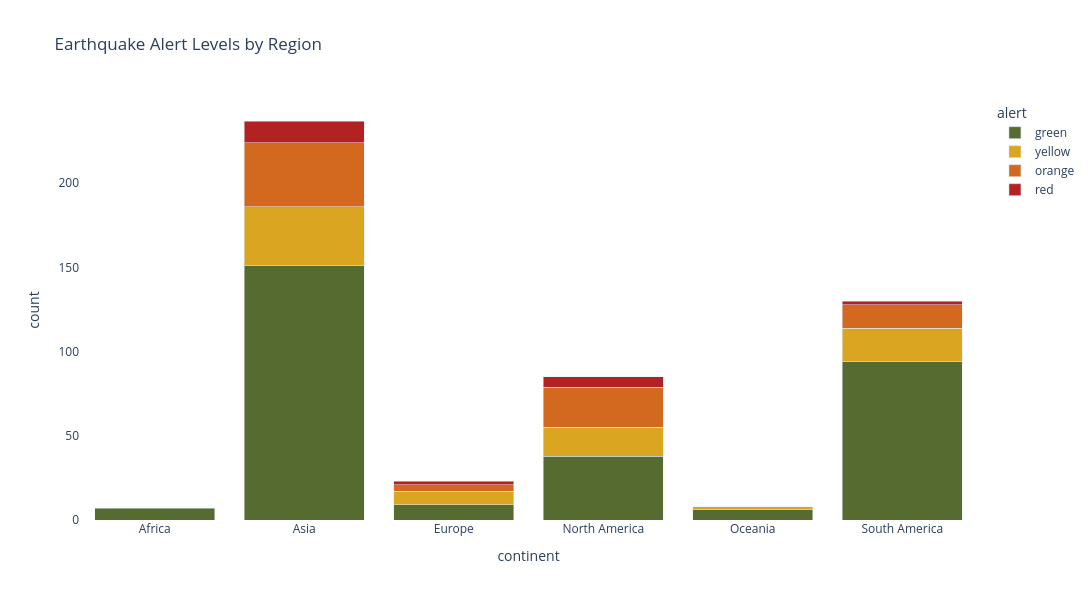

Notebook code cell kept with this figure:
### Markdown cell above
## Determine alert levels by region

### Code cell
import plotly.express as px
# observe occurances within each continent to determine appropriate chart.
merged_data['continent'].value_counts()

# Create pivot table
levels = merged_data.groupby(['continent', 'alert']).size().reset_index(name='count')
# Only use colors for columns that exist in your data
fig = px.bar(levels,
             x='continent',
             y='count',
             color='alert',
             barmode='stack',
             color_discrete_map={
                 'green': 'darkolivegreen',
                 'yellow': 'goldenrod',
                 'orange': 'chocolate',
                 'red': 'firebrick'
             },
             category_orders={'alert': ['green', 'yellow', 'orange', 'red']},  # add this
             title='Earthquake Alert Levels by Region')
             
fig.update_layout(width=1200, height=600,
                  plot_bgcolor = 'white')        
fig.show()

### Figure 1 — Plotly figure (JSON) as saved in the notebook; plotly's stock layout.template omitted (floating-point values rounded to 4 significant figures)
{"data": [{"hovertemplate": "alert=green<br>continent=%{x}<br>count=%{y}<extra></extra>", "legendgroup": "green", "marker": {"color": "darkolivegreen", "pattern": {"shape": ""}}, "name": "green", "orientation": "v", "showlegend": true, "textposition": "auto", "type": "bar", "x": ["Africa", "Asia", "Europe", "North America", "Oceania", "South America"], "xaxis": "x", "y": [7, 151, 9, 38, 6, 94], "yaxis": "y"}, {"hovertemplate": "alert=yellow<br>continent=%{x}<br>count=%{y}<extra></extra>", "legendgroup": "yellow", "marker": {"color": "goldenrod", "pattern": {"shape": ""}}, "name": "yellow", "orientation": "v", "showlegend": true, "textposition": "auto", "type": "bar", "x": ["Asia", "Europe", "North America", "Oceania", "South America"], "xaxis": "x", "y": [35, 8, 17, 2, 20], "yaxis": "y"}, {"hovertemplate": "alert=orange<br>continent=%{x}<br>count=%{y}<extra></extra>", "legendgroup": "orange", "marker": {"color": "chocolate", "pattern": {"shape": ""}}, "name": "orange", "orientation": "v", "showlegend": true, "textposition": "auto", "type": "bar", "x": ["Asia", "Europe", "North America", "South America"], "xaxis": "x", "y": [38, 4, 24, 14], "yaxis": "y"}, {"hovertemplate": "alert=red<br>continent=%{x}<br>count=%{y}<extra></extra>", "legendgroup": "red", "marker": {"color": "firebrick", "pattern": {"shape": ""}}, "name": "red", "orientation": "v", "showlegend": true, "textposition": "auto", "type": "bar", "x": ["Asia", "Europe", "North America", "South America"], "xaxis": "x", "y": [13, 2, 6, 2], "yaxis": "y"}], "layout": {"barmode": "stack", "height": 600, "legend": {"title": {"text": "alert"}, "tracegroupgap": 0}, "plot_bgcolor": "white", "title": {"text": "Earthquake Alert Levels by Region"}, "width": 1200, "xaxis": {"anchor": "y", "domain": [0, 1], "title": {"text": "continent"}}, "yaxis": {"anchor": "x", "domain": [0, 1], "title": {"text": "count"}}}}
